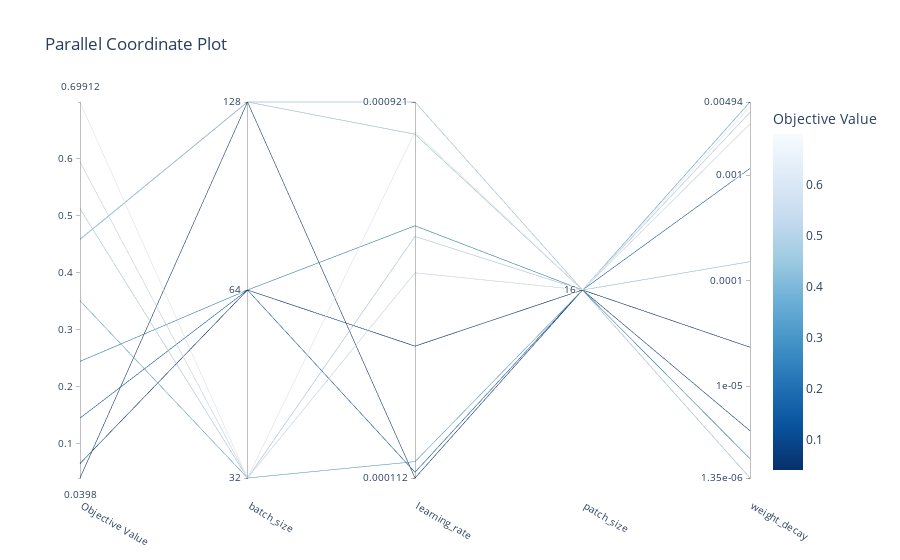

Notebook code cell kept with this figure:
### Code cell
plot_parallel_coordinate(study_run2)

### Figure 1 — Plotly figure (JSON) as saved in the notebook; plotly's stock layout.template omitted (floating-point values rounded to 4 significant figures)
{"data": [{"dimensions": [{"label": "Objective Value", "range": [0.0398, 0.6991], "values": [0.6991, 0.3507, 0.5119, 0.594, 0.1448, 0.2443, 0.06514, 0.0398, 0.4588, 0.4578]}, {"label": "batch_size", "range": [0, 2], "ticktext": ["32", "64", "128"], "tickvals": [0, 1, 2], "values": [0, 0, 0, 0, 1, 1, 1, 2, 2, 2]}, {"label": "learning_rate", "range": [-3.951, -3.036], "ticktext": ["0.000112", "0.000921"], "tickvals": [-3.951, -3.036], "values": [-3.108, -3.912, -3.363, -3.452, -3.937, -3.337, -3.63, -3.951, -3.114, -3.036]}, {"label": "patch_size", "range": [0, 0], "ticktext": ["16"], "tickvals": [0], "values": [0, 0, 0, 0, 0, 0, 0, 0, 0, 0]}, {"label": "weight_decay", "range": [-5.869, -2.306], "ticktext": ["1.35e-06", "1e-05", "0.0001", "0.001", "0.00494"], "tickvals": [-5.869, -5, -4, -3, -2.306], "values": [-2.35, -2.306, -2.404, -2.515, -2.935, -5.686, -5.422, -4.63, -3.819, -5.869]}], "labelangle": 30, "labelside": "bottom", "line": {"color": [0.6991, 0.3507, 0.5119, 0.594, 0.1448, 0.2443, 0.06514, 0.0398, 0.4588, 0.4578], "colorbar": {"title": {"text": "Objective Value"}}, "colorscale": [[0, "rgb(247,251,255)"], [0.125, "rgb(222,235,247)"], [0.25, "rgb(198,219,239)"], [0.375, "rgb(158,202,225)"], [0.5, "rgb(107,174,214)"], [0.625, "rgb(66,146,198)"], [0.75, "rgb(33,113,181)"], [0.875, "rgb(8,81,156)"], [1, "rgb(8,48,107)"]], "reversescale": true, "showscale": true}, "type": "parcoords"}], "layout": {"title": {"text": "Parallel Coordinate Plot"}}}
